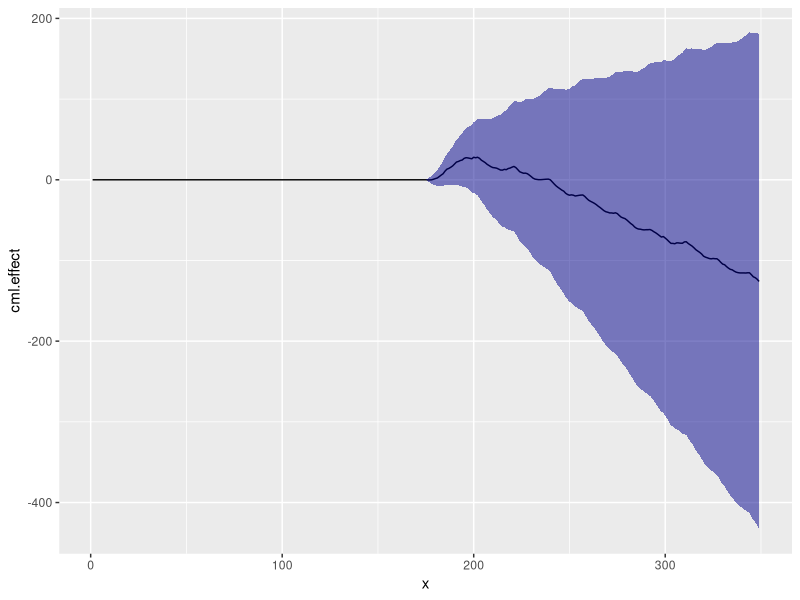

Reproduce this figure in R. (Note: this script raises an error after producing the figure.)
## ---- chunk 1
knitr::opts_chunk$set(echo = TRUE)

library(dplyr)
library(tseries)
library(forecast)
library(ggplot2)
library(tidyr)
## ---- chunk 2
ideal_control <- read.csv("../data/scijournal_spin-hop_ideal-control.csv")
ideal_control <- ideal_control %>%
  mutate(relative_time = relative_time/1000) %>%
  filter(relative_time <= 20)

ideal_event <- read.csv("../data/scijournal_spin-hop_ideal-change.csv")
ideal_event <- ideal_event %>%
  mutate(relative_time = relative_time/1000) %>%
  filter(relative_time <= 20)

nohop <- read.csv("../data/scijournal_change_radius.csv")
nohop <- nohop %>%
  mutate(relative_time = relative_time/1000) %>%
  filter(relative_time <= 20)
## ---- chunk 3
ideal_control_1 <- ideal_control %>%
  mutate(x = round(relative_time, 1),
         y = abs(relative_time - x))

ideal_control_1 <- ideal_control_1 %>%
  group_by(x) %>%
  summarise(y = min(y)) %>%
  left_join(ideal_control_1)

ideal_event_1 <- ideal_event %>%
  mutate(x = round(relative_time, 1),
         y = abs(relative_time - x))

ideal_event_1 <- ideal_event_1 %>%
  group_by(x) %>%
  summarise(y = min(y)) %>%
  left_join(ideal_event_1)

ideal_set <- ideal_control_1 %>%
  mutate(lincont = LinearAccelerometerSensor) %>%
  dplyr::select(x, lincont) %>%
  left_join(ideal_event_1) %>%
  dplyr::select(x, LinearAccelerometerSensor, lincont)

period <- ideal_set$x <= 10.5
table(period)
pre.period.ideal <- c(1, 95)
post.period.ideal <- c(96, 96+108)


nohop <- nohop %>%
  mutate(modfeed = ifelse(relative_time > 10, NA, LinearAccelerometerSensor))
nohop.modfeed <- nohop$modfeed

nohop.pre <- c(1,175)
nohop.post <- c(176,349)
## ---- chunk 4
pull.arima.model <- function(arima.input, obs.val, cov.ser = NULL, cov.test = NULL){
  
  # Get the modeling info, including and excluding covariate.
  if(!is.null(cov.ser)){
    fit.arima <- auto.arima(arima.input, xreg = cov.ser)
    ts.forecasts<-forecast(fit.arima, h=length(obs.val), xreg = cov.test)
  } else{
    fit.arima <- auto.arima(arima.input)
    ts.forecasts<-forecast(fit.arima, h=length(obs.val))
  }
  
  low.confit <- ts.forecasts$lower[,2]
  upper.confint <- ts.forecasts$upper[,2]
  pred.val <- ts.forecasts$mean
  
  # Replicate CI plot, including and excluding covariate.
  init.obs <- as.data.frame(cbind(t.ser = arima.input, obs.pred = "obs.val"), stringsAsFactors = F) %>%
    mutate(x = row_number(),
           t.ser = as.numeric(t.ser))

  if(!is.null(cov.ser)){
  control.ser <- as.data.frame(cbind(t.ser = c(cov.ser, cov.test),
                                     obs.pred = "control"), stringsAsFactors = F) %>%
    mutate(x = row_number(),
           t.ser = as.numeric(t.ser))
  
  plot.res <- as.data.frame(cbind(low.confit, upper.confint, pred.val, obs.val)) %>%
    mutate(x = row_number() + length(arima.input)) %>%
    gather(pred.val, obs.val, key = "obs.pred", value = "t.ser") %>%
    bind_rows(init.obs) %>%
    bind_rows(control.ser) %>%
    arrange(x)
  
  hold.confint <- as.data.frame(cbind(low.confit, upper.confint)) %>%
    mutate(x = row_number() + length(arima.input)) %>%
    arrange(x)
  
  plot.im <- plot.res %>%
    ggplot(aes(x=x, y=t.ser))+
    geom_path(aes(color = obs.pred)) +
    geom_ribbon(data = hold.confint, inherit.aes = F,
                aes(ymin = low.confit, ymax = upper.confint, alpha = .2, x = x), 
                fill = "lightblue", show.legend = F) +
    scale_color_manual(breaks = c("control", 'obs.val', 'pred.val'), labels = c("Control", "Observed", "Predicted"),
                       values = c("grey30", "firebrick", "darkblue"), name ="Series") +
    labs(title = "", x="", y = "") +
    theme_bw() 
  } else{
  
  plot.res <- as.data.frame(cbind(low.confit, upper.confint, pred.val, obs.val)) %>%
    mutate(x = row_number() + length(arima.input)) %>%
    gather(pred.val, obs.val, key = "obs.pred", value = "t.ser") %>%
    bind_rows(init.obs) %>%
    arrange(x)
  
  plot.im <- plot.res %>%
    ggplot(aes(x=x, y=t.ser))+
    geom_path(aes(color = obs.pred)) +
    geom_ribbon(aes(ymin = low.confit, ymax = upper.confint, alpha = .2), fill = "lightblue", show.legend = F) +
    scale_color_manual(breaks = c('obs.val', 'pred.val'), labels = c("Observed", "Predicted"),
                       values = c("firebrick", "darkblue"), name ="Series") +
    labs(title = "", x="", y = "") +
    theme_bw() 
  }
  
  # Save info on cumulative effect
  
  cml.pre <- cumsum(arima.input)
  end.pre <- dplyr::last(cml.pre)
  
  cml.up <- c(cml.pre, cumsum(upper.confint) + end.pre)
  cml.down <- c(cml.pre, cumsum(low.confit) + end.pre)
  cml.pred <- c(cml.pre, cumsum(pred.val) + end.pre)
  cml.obs <- c(cml.pre, cumsum(obs.val) + end.pre)
  
  cml.df <- as.data.frame(cbind(cml.up, cml.down, cml.pred, cml.obs)) %>%
    mutate(cml.effect = cml.obs - cml.pred,
           cml.effect.lower = cml.obs - cml.up,
           cml.effect.upper = cml.obs - cml.down,
           x = row_number())
  
  cml.plot <- cml.df %>%
    ggplot(aes(x = x, y = cml.effect)) +
    geom_path() +
    geom_ribbon(aes(ymin = cml.effect.lower, ymax = cml.effect.upper), fill = "darkblue", alpha = 0.5) 
  
  outlist <- list(plot.res, plot.im, cml.df, cml.plot)
  names(outlist) <- c("CI.plotinput", "CI.plot", "cml.df", "cml.plot")
  return(outlist)
  
}
## ---- chunk 5

noiseless.arima <- pull.arima.model(nohop$LinearAccelerometerSensor[1:175], nohop$LinearAccelerometerSensor[176:349])

noiseless.arima$CI.plot +
  ggsave("../figures/ARIMA_no-noise.png")

noiseless.arima$cml.plot  +
  ggsave("../figures/cmlint_no-noise.png")
## ---- chunk 6
addnoise.arima <- pull.arima.model(ideal_set$LinearAccelerometerSensor[1:95],
                                   ideal_set$LinearAccelerometerSensor[96:203])

addnoise.arima$CI.plot +
  ggsave("../figures/ARIMA_add-noise.png")

addnoise.arima$cml.plot +
  ggsave("../figures/cmlint_add-noise.png")
## ---- chunk 7
accountnoise.arima <- pull.arima.model(ideal_set$LinearAccelerometerSensor[1:95],
                                       ideal_set$LinearAccelerometerSensor[96:203],
                                       ideal_set$lincont[1:95],
                                       ideal_set$lincont[96:203])

accountnoise.arima$CI.plot +
  ggsave("../figures/ARIMA_account-noise.png")

accountnoise.arima$cml.plot +
  ggsave("../figures/cmlint_account-noise.png")
## ---- chunk 8
cml.ari.nn <- noiseless.arima$cml.df
cml.ari.an <- addnoise.arima$cml.df
cml.ari.ac <- accountnoise.arima$cml.df

cml.ci.nn <- read.csv("../data/CI-res_no-noise.csv", stringsAsFactors = F) %>%
  filter(metric == "cumulative") %>%
  rename("cml.effect" = "mean",
         "cml.effect.lower" = "lower",
         "cml.effect.upper" = "upper")
cml.ci.an <- read.csv("../data/CI-res_add-noise.csv", stringsAsFactors = F) %>%
  filter(metric == "cumulative") %>%
  rename("cml.effect" = "mean",
         "cml.effect.lower" = "lower",
         "cml.effect.upper" = "upper")
cml.ci.ac <- read.csv("../data/CI-res_account-noise.csv", stringsAsFactors = F) %>%
  filter(metric == "cumulative") %>%
  rename("cml.effect" = "mean",
         "cml.effect.lower" = "lower",
         "cml.effect.upper" = "upper")
## ---- chunk 9
percent_time_outside_zero <- function(cml.res, effect.scale){
  cml.tmp <- cml.res %>%
    filter(cml.effect != 0)
  indiv.effects <- c(cml.tmp$cml.effect[1], diff(cml.tmp$cml.effect))
  orig.cmlint.low <- cml.tmp$cml.effect-cml.tmp$cml.effect.upper
  orig.cmlint.high <- cml.tmp$cml.effect - cml.tmp$cml.effect.lower
  mean.effect <- mean(indiv.effects)
  scaled.effect <- indiv.effects - mean.effect + (effect.scale * mean.effect)
  scaled.effect.cml <- cumsum(scaled.effect)
  cml.scaled <- as.data.frame(cbind(orig.cmlint.low, orig.cmlint.high, scaled.effect.cml), stringsAsFactors = F) %>%
    mutate(scaled.lower = scaled.effect.cml - orig.cmlint.high,
           scaled.upper = scaled.effect.cml - orig.cmlint.low) %>%
    mutate(out0 = !(scaled.lower <= 0 & scaled.upper >= 0), 
           x = row_number())
  
  percent.sig <- mean(cml.scaled$out0)
  return(percent.sig)
  
}

test <- percent_time_outside_zero(cml.ari.nn, 10)
table(test$out0)

# Trying to get a good idea of how much we'd need to scale up/down the effects for the sigmoid plot to make sense
check_effect_scales <- function(cml.res){
  dist.to.0 <- dplyr::last(cml.res$cml.effect.upper)/(dplyr::last(cml.res$cml.effect.upper) - dplyr::last(cml.res$cml.effect))
  
  # dist.to.sig <- (dplyr::last(cml.res$cml.effect.upper) - dplyr::last(cml.res$cml.effect))/
  #   dplyr::last(cml.res$cml.effect)
  
  return(dist.to.0)
}

## ---- chunk 10
all.modelling.res <- list(cml.ari.nn, cml.ari.an, cml.ari.ac,
                          cml.ci.nn, cml.ci.an, cml.ci.ac)
names(all.modelling.res) <- c("ARIMA.NoNoise", "ARIMA.AddNoise", "ARIMA.AddControl",
                              "CI.NoNoise", "CI.AddNoise", "CI.AddControl")

lapply(all.modelling.res, function(x) check_effect_scales(x))
## ---- chunk 11
scaleccheck <- c(seq(0,2,0.1), seq(3,10,.5))

check.effect.scales <- lapply(all.modelling.res, function(x) lapply(scaleccheck, function(y) percent_time_outside_zero(x,y)))


make.effect.df <- lapply(check.effect.scales, function(x) unlist(x)) %>%
  bind_cols() %>%
  mutate(scale = scaleccheck) %>%
  gather(-scale, key = "Model", value = "percent.out0")
## ---- chunk 12
make.effect.df %>%
  ggplot(aes(x = scale, y = percent.out0, color = Model)) +
  stat_smooth(method = "loess") +
  geom_vline(xintercept = 1, lty = 2) +
  labs(x = "Effect multiplier", y = "% 0 outside confidence interval") +
  ggsave("../figures/check-algorithm-sensitivity.png")
